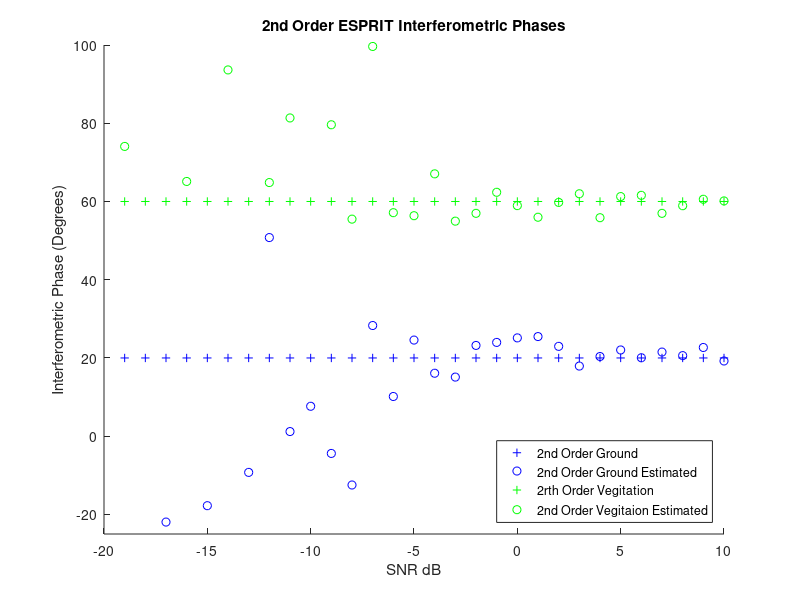
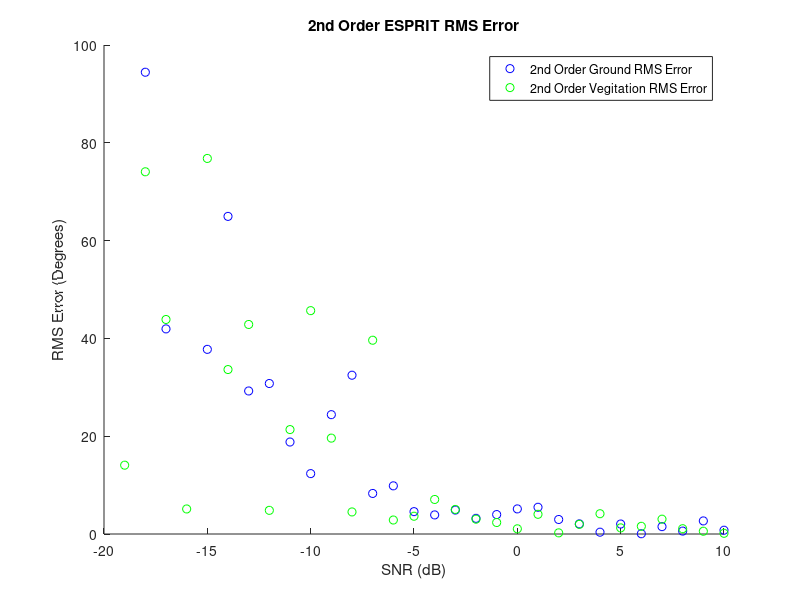
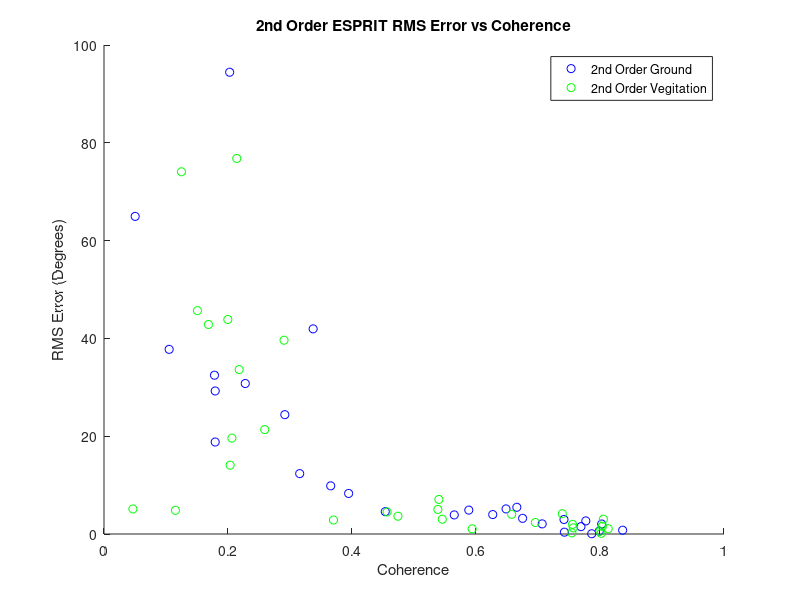
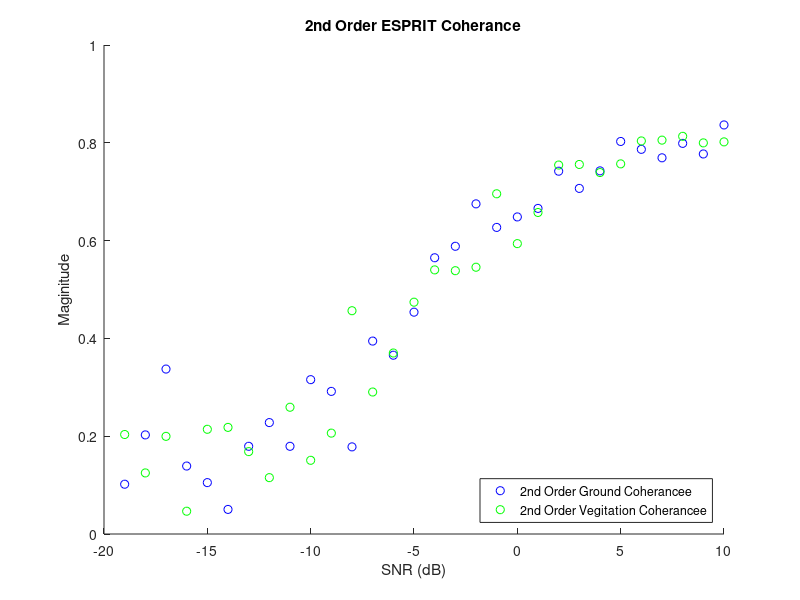

These charts were generated, in order, by the following MATLAB code:
%% Afric_Sim_test_ESPRIT
clc;clear;
%% Initializations

Averaged_samples = 1;
Window_optimal = 81;    %size of window
SNR_samples = 30;
eye_optimal = 0.3737;

alpha = 1; %ground weighting factor
beta = 1;   %veg weighting factor
G_O = 20;
ground_offset = G_O*pi/180; % ground interferomitry offset
V_O = 60;
vegitation_offset = V_O*pi/180;    % veg interferomitry offset
G_O_array = ones(SNR_samples,1)*G_O;
V_O_array = ones(SNR_samples,1)*V_O;
Pol_ground = [1;-1;0]/sqrt(2);
Pol_vegitation = [1;1;1]/sqrt(3);

ground_phase_2 = zeros(SNR_samples,1);
ground_mag_2 = zeros(SNR_samples,1);
ground_phase_rmse_2 = zeros(SNR_samples,1);

vegitation_phase_2 = zeros(SNR_samples,1);
vegitation_mag_2 = zeros(SNR_samples,1);
vegitation_phase_rmse_2 = zeros(SNR_samples,1);

SNR = zeros(1,SNR_samples);
%% Matrix Construction
for Averaged_sample = 1:SNR_samples;
    
    SNR(Averaged_sample)=Averaged_sample-20;
    Noise = (10^(-SNR(Averaged_sample)/20))/sqrt(3);
    
    for unusedvariable = 1:Averaged_samples
        
        g =  Pol_ground*(sqrt(-2*log(1-rand(1,Window_optimal))).*exp(1i*2*pi*rand(1,Window_optimal)));
        v =  Pol_vegitation*(sqrt(-2*log(1-rand(1,Window_optimal))).*exp(1i*2*pi*rand(1,Window_optimal)));
        
        polfilter_2 = alpha*g + beta*v;
        s2 = alpha*exp(1i*ground_offset)*g + beta*exp(1i*vegitation_offset)*v;
        
        s1_Noise = polfilter_2 + Noise*sqrt(-2*log(1-rand(3,Window_optimal))).*exp(1i*2*pi*rand(3,Window_optimal));
        s2_Noise = s2 + Noise*sqrt(-2*log(1-rand(3,Window_optimal))).*exp(1i*2*pi*rand(3,Window_optimal));
       
        %% Second Order ESPRIT
        S1_2 = [s1_Noise(1,:)
            s1_Noise(2,:)
            s1_Noise(3,:)];
        
        S2_2 = [s2_Noise(1,:)
            s2_Noise(2,:)
            s2_Noise(3,:)];
        
        R1_2 = S1_2*S1_2'/Window_optimal;
        R2_2 = S1_2*S2_2'/Window_optimal;
        
        [eigenvec_2,eigenval_2] = eig(pinv(R1_2 + eye_optimal*eye(3))*R2_2);
        
        polfilter_2 = abs(Pol_ground'*eigenvec_2);
        [~,srt_2] = sort(polfilter_2,'descend');
        ground_phase_2(Averaged_sample) = ground_phase_2(Averaged_sample) + angle(eigenval_2(srt_2(1),srt_2(1)))/Averaged_samples;
        ground_mag_2(Averaged_sample) = ground_mag_2(Averaged_sample) + abs(eigenval_2(srt_2(1),srt_2(1)))/Averaged_samples;
        ground_phase_rmse_2(Averaged_sample) =  ground_phase_rmse_2(Averaged_sample) + ((ground_offset + angle(eigenval_2(srt_2(1),srt_2(1))))^2)/Averaged_samples;
        
        polfilter_2 = abs(Pol_vegitation'*eigenvec_2);
        [~,srt_2] = sort(polfilter_2,'descend');
        vegitation_phase_2(Averaged_sample) = vegitation_phase_2(Averaged_sample) + angle(eigenval_2(srt_2(1),srt_2(1)))/Averaged_samples;
        vegitation_mag_2(Averaged_sample) = vegitation_mag_2(Averaged_sample) + abs(eigenval_2(srt_2(1),srt_2(1)))/Averaged_samples;
        vegitation_phase_rmse_2(Averaged_sample) =  vegitation_phase_rmse_2(Averaged_sample) + ((vegitation_offset + angle(eigenval_2(srt_2(1),srt_2(1))))^2)/Averaged_samples;
        
    end
end
ground_phase_rmse_2 = sqrt(ground_phase_rmse_2)*180/pi;
vegitation_phase_rmse_2 = sqrt(vegitation_phase_rmse_2)*180/pi;
%% Plotting Results

figure(1);
title('2nd Order ESPRIT Interferometric Phases');
xlabel('SNR dB');ylabel('Interferometric Phase (Degrees)');
hold on;
plot(SNR,G_O_array,'b+');
plot(SNR,-1*ground_phase_2*180/pi,'bo');
plot(SNR,V_O_array,'g+');
plot(SNR,-1*vegitation_phase_2*180/pi,'go');
legend('2nd Order Ground','2nd Order Ground Estimated','2rth Order Vegitation','2nd Order Vegitaion Estimated','Location','southeast')
axis([-20, 10, -25 100]);
hold off

figure(2)
title('2nd Order ESPRIT RMS Error')
xlabel('SNR (dB)');ylabel('RMS Error (Degrees)');
hold on;
plot(SNR,ground_phase_rmse_2,'bo');
plot(SNR,vegitation_phase_rmse_2,'go');
axis([-20, 10, 0, 100]);
hold off;
legend('2nd Order Ground RMS Error','2nd Order Vegitation RMS Error','Location','northeast');

figure(3)
title('2nd Order ESPRIT RMS Error vs Coherence')
xlabel('Coherence');ylabel('RMS Error (Degrees)');
hold on;
plot(ground_mag_2,ground_phase_rmse_2,'bo');
plot(vegitation_mag_2,vegitation_phase_rmse_2,'go');
axis([0, 1, 0 100]);
hold off;
legend('2nd Order Ground','2nd Order Vegitation','Location','northeast');

figure(4)
title('2nd Order ESPRIT Coherance');
xlabel('SNR (dB)');ylabel('Maginitude')
hold on;
plot(SNR,ground_mag_2,'bo');
plot(SNR,vegitation_mag_2,'go');
legend('2nd Order Ground Coherancee','2nd Order Vegitation Coherancee','Location','southeast');
axis([-20, 10, 0 1]);
hold off;
